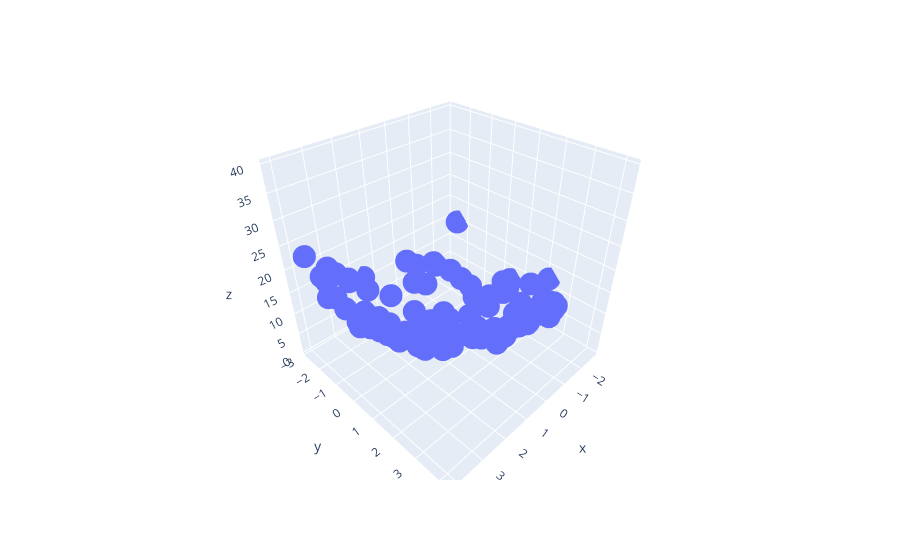

Notebook cell for this chart:
### Code cell
import plotly.express as px
df=px.data.iris()
fig = px.scatter_3d(df, x=x.ravel(), y=y.ravel(), z=z.ravel())
fig.show()
